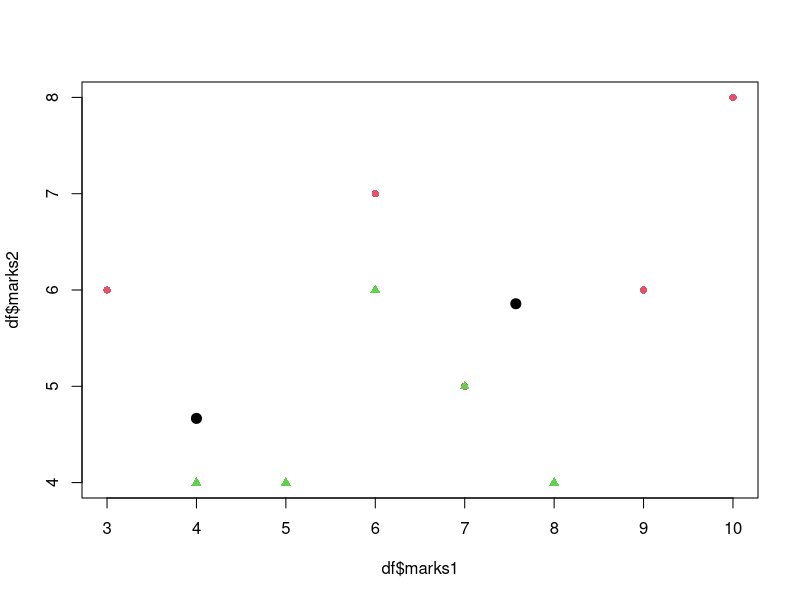

Write the R code that produced this figure.
marks1= ceiling(rnorm(10,6,2))
marks2= ceiling(rnorm(10,5,2))
df = data.frame(marks1,marks2)
head(df)
km = kmeans(df, centers = 2)
km$cluster
df2=cbind(df,cluster=km$cluster)
df2[order(df2$cluster),]
plot(df$marks1,df$marks2, col=2:3, pch=c(16,17))
km$centers
points(km$centers, pch=20, cex=2, col=km$cluster)
